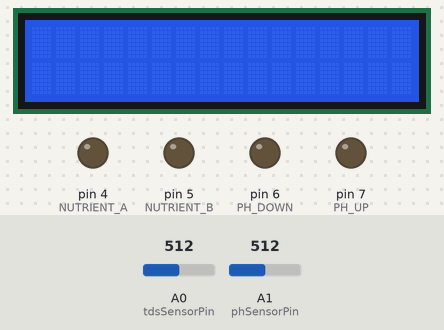
A sketch run on a simulated Arduino Uno, built with avr-gcc and run on an emulated ATmega328P. On the bench: 16×2 character LCD, output pins drawn as LEDs (lit = HIGH). The inputs (shaded band) are chosen by the test bench; at power-on: A0 (tdsSensorPin) = 512, A1 (phSensorPin) = 512. What the sketch prints to the serial monitor is not drawn.

Above: at 1.1 s.
At 2.0 s:
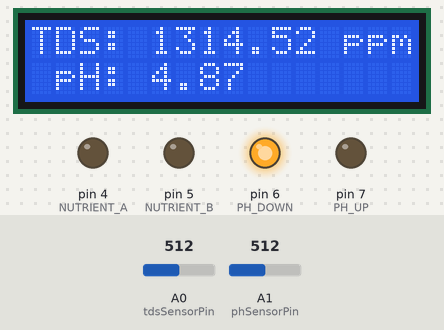
At 2.5 s:
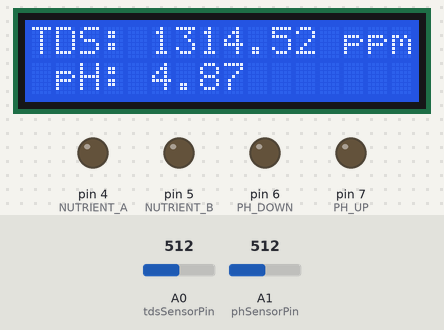
Timing chart, 0 to 130.0 s (numbered marks = the images above):
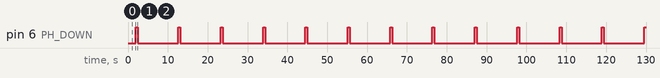

The sketch:

Final.ino.ino
```cpp
#include <Wire.h>
#include <LiquidCrystal_I2C.h>
#include "DFRobot_PH.h"
#include <EEPROM.h>
#include "GravityTDS.h"

// Define Sensors and Display variables
#define tdsSensorPin A0
#define phSensorPin A1
#define VREF 5.0      // analog reference voltage (Volt) of the ADC
#define SCOUNT 30     // sum of sample point
#define NUTRIENT_A 4  // the Arduino pin, which connects to the IN1 pin of relay module
#define NUTRIENT_B 5  // the Arduino pin, which connects to the IN2 pin of relay module
#define PH_DOWN 6     // the Arduino pin, which connects to the IN3 pin of relay module
#define PH_UP 7       // the Arduino pin, which connects to the IN4 pin of relay module

// Declare Sensors and Display variables
GravityTDS gravityTds;
DFRobot_PH ph;
LiquidCrystal_I2C lcd(0x3F, 16, 2);

// Declare TDS and pH threshold variables
const int tdsLowThreshold = 600;     // TDS value below which Nutrient A and Nutrient B will be dosed
const int tdsHighThreshold = 800;    // TDS value above which no nutrients will be dosed
const float pHLowThreshold = 5.00;   // pH value below which pH down will be dosed
const float pHHighThreshold = 6.00;  // pH value above which pH up will be dosed

int analogBuffer[SCOUNT];  // store the analog value in the array, read from ADC
int analogBufferTemp[SCOUNT];
int analogBufferIndex = 0, copyIndex = 0;
float averageVoltage = 0, tdsValue = 0, temperature = 25;
int buf[10], temp;
float b;
unsigned long int avgValue;  //Store the average value of the sensor feedback

void setup() {
  // Initialize Sensors and Display
  Serial.begin(9600);
  pinMode(A0, INPUT);
  pinMode(A1, INPUT);
  delay(1000);
  lcd.init();
  lcd.backlight();

  pinMode(NUTRIENT_A, OUTPUT);
  pinMode(NUTRIENT_B, OUTPUT);
  pinMode(PH_DOWN, OUTPUT);
  pinMode(PH_UP, OUTPUT);
}

void loop() {
  //TDS parameter
  static unsigned long analogSampleTimepoint = millis();
  if (millis() - analogSampleTimepoint > 40U)  //every 40 milliseconds,read the analog value from the ADC
  {
    analogSampleTimepoint = millis();
    analogBuffer[analogBufferIndex] = analogRead(tdsSensorPin);  //read the analog value and store into the buffer
    analogBufferIndex++;
    if (analogBufferIndex == SCOUNT)
      analogBufferIndex = 0;
  }
  static unsigned long printTimepoint = millis();
  if (millis() - printTimepoint > 800U) {
    printTimepoint = millis();
    for (copyIndex = 0; copyIndex < SCOUNT; copyIndex++)
      analogBufferTemp[copyIndex] = analogBuffer[copyIndex];
    averageVoltage = getMedianNum(analogBufferTemp, SCOUNT) * (float)VREF / 1024.0;                                                                                                   // read the analog value more stable by the median filtering algorithm, and convert to voltage value
    float compensationCoefficient = 1.0 + 0.02 * (temperature - 25.0);                                                                                                                //temperature compensation formula: fFinalResult(25^C) = fFinalResult(current)/(1.0+0.02*(fTP-25.0));
    float compensationVolatge = averageVoltage / compensationCoefficient;                                                                                                             //temperature compensation
    tdsValue = (133.42 * compensationVolatge * compensationVolatge * compensationVolatge - 255.86 * compensationVolatge * compensationVolatge + 857.39 * compensationVolatge) * 0.5;  //convert voltage value to tds value
    Serial.print("TDS Value:");
    Serial.print(tdsValue, 0);
    Serial.println("ppm");

    //pH parameter
    for (int i = 0; i < 10; i++)  //Get 10 sample value from the sensor for smooth the value
    {
      buf[i] = analogRead(phSensorPin);
      delay(10);
    }
    for (int i = 0; i < 9; i++)  //sort the analog from small to large
    {
      for (int j = i + 1; j < 10; j++) {
        if (buf[i] > buf[j]) {
          temp = buf[i];
          buf[i] = buf[j];
          buf[j] = temp;
        }
      }
    }
    avgValue = 0;
    for (int i = 2; i < 8; i++)  // take the average value of 6 center sample
      avgValue += buf[i];
    float phValue = -5.70 * avgValue / 1024.0 / 6.5 + 7.5;  // convert ADC value to pH value
    Serial.print(" pH Value: ");
    Serial.println(phValue);

    // Display pH and TDS values on LCD
    lcd.clear();
    lcd.setCursor(0, 0);
    lcd.print("TDS: ");
    lcd.print(tdsValue);
    lcd.print(" ppm");
    lcd.setCursor(0, 1);
    lcd.print(" pH: ");
    lcd.print(phValue);

    // Control nutrient pumps based on TDS value
    if (tdsValue < tdsLowThreshold) {
      digitalWrite(NUTRIENT_A, HIGH);
      digitalWrite(NUTRIENT_B, HIGH);
      delay(500);
      digitalWrite(NUTRIENT_A, LOW);
      digitalWrite(NUTRIENT_B, LOW);
    } else if (tdsValue > tdsHighThreshold) {
      digitalWrite(NUTRIENT_A, LOW);
      digitalWrite(NUTRIENT_B, LOW);
    }

    // Control pH pumps based on pH value
    if (phValue < pHLowThreshold) {
      digitalWrite(PH_UP, LOW);     // turn off pH up pump
      digitalWrite(PH_DOWN, HIGH);  // turn on pH down pump
      delay(500);
      digitalWrite(PH_DOWN, LOW);  // turn off pH down pump
    } else if (phValue > pHHighThreshold) {
      digitalWrite(PH_DOWN, LOW);  // turn off pH down pump
      digitalWrite(PH_UP, HIGH);   // turn on pH up pump
      delay(500);
      digitalWrite(PH_UP, LOW);  // turn off pH up pump
    } else {
      digitalWrite(PH_UP, LOW);    // turn off pH up pump
      digitalWrite(PH_DOWN, LOW);  // turn off pH down pump
    }
    delay(10000);
  }
}
int getMedianNum(int bArray[], int iFilterLen) {
  int bTab[iFilterLen];
  for (byte i = 0; i < iFilterLen; i++)
    bTab[i] = bArray[i];
  int i, j, bTemp;
  for (j = 0; j < iFilterLen - 1; j++) {
    for (i = 0; i < iFilterLen - j - 1; i++) {
      if (bTab[i] > bTab[i + 1]) {
        bTemp = bTab[i];
        bTab[i] = bTab[i + 1];
        bTab[i + 1] = bTemp;
      }
    }
  }
  if ((iFilterLen & 1) > 0)
    bTemp = bTab[(iFilterLen - 1) / 2];
  else
    bTemp = (bTab[iFilterLen / 2] + bTab[iFilterLen / 2 - 1]) / 2;
  return bTemp;
}
```

GravityTDS.cpp
```cpp
#include <EEPROM.h>
#include "GravityTDS.h"

#define EEPROM_write(address, p) \
  { \
    int i = 0; \
    byte *pp = (byte *)&(p); \
    for (; i < sizeof(p); i++) EEPROM.write(address + i, pp[i]); \
  }
#define EEPROM_read(address, p) \
  { \
    int i = 0; \
    byte *pp = (byte *)&(p); \
    for (; i < sizeof(p); i++) pp[i] = EEPROM.read(address + i); \
  }

GravityTDS::GravityTDS() {
  this->pin = A1;
  this->temperature = 25.0;
  this->aref = 5.0;
  this->adcRange = 1024.0;
  this->kValueAddress = 8;
  this->kValue = 1.0;
}

GravityTDS::~GravityTDS() {
}

void GravityTDS::setPin(int pin) {
  this->pin = pin;
}

void GravityTDS::setTemperature(float temp) {
  this->temperature = temp;
}

void GravityTDS::setAref(float value) {
  this->aref = value;
}

void GravityTDS::setAdcRange(float range) {
  this->adcRange = range;
}

void GravityTDS::setKvalueAddress(int address) {
  this->kValueAddress = address;
}

void GravityTDS::begin() {
  pinMode(this->pin, INPUT);
  readKValues();
}

float GravityTDS::getKvalue() {
  return this->kValue;
}

void GravityTDS::update() {
  this->analogValue = analogRead(this->pin);
  this->voltage = this->analogValue / this->adcRange * this->aref;
  this->ecValue = (133.42 * this->voltage * this->voltage * this->voltage - 255.86 * this->voltage * this->voltage + 857.39 * this->voltage) * this->kValue;
  this->ecValue25 = this->ecValue / (1.0 + 0.02 * (this->temperature - 25.0));  //temperature compensation
  this->tdsValue = ecValue25 * TdsFactor;
  if (cmdSerialDataAvailable() > 0) {
    ecCalibration(cmdParse());  // if received serial cmd from the serial monitor, enter into the calibration mode
  }
}

float GravityTDS::getTdsValue() {
  return tdsValue;
}

float GravityTDS::getEcValue() {
  return ecValue25;
}


void GravityTDS::readKValues() {
  EEPROM_read(this->kValueAddress, this->kValue);
  if (EEPROM.read(this->kValueAddress) == 0xFF && EEPROM.read(this->kValueAddress + 1) == 0xFF && EEPROM.read(this->kValueAddress + 2) == 0xFF && EEPROM.read(this->kValueAddress + 3) == 0xFF) {
    this->kValue = 1.0;  // default value: K = 1.0
    EEPROM_write(this->kValueAddress, this->kValue);
  }
}

boolean GravityTDS::cmdSerialDataAvailable() {
  char cmdReceivedChar;
  static unsigned long cmdReceivedTimeOut = millis();
  while (Serial.available() > 0) {
    if (millis() - cmdReceivedTimeOut > 500U) {
      cmdReceivedBufferIndex = 0;
      memset(cmdReceivedBuffer, 0, (ReceivedBufferLength + 1));
    }
    cmdReceivedTimeOut = millis();
    cmdReceivedChar = Serial.read();
    if (cmdReceivedChar == '\n' || cmdReceivedBufferIndex == ReceivedBufferLength) {
      cmdReceivedBufferIndex = 0;
      strupr(cmdReceivedBuffer);
      return true;
    } else {
      cmdReceivedBuffer[cmdReceivedBufferIndex] = cmdReceivedChar;
      cmdReceivedBufferIndex++;
    }
  }
  return false;
}

byte GravityTDS::cmdParse() {
  byte modeIndex = 0;
  if (strstr(cmdReceivedBuffer, "ENTER") != NULL)
    modeIndex = 1;
  else if (strstr(cmdReceivedBuffer, "EXIT") != NULL)
    modeIndex = 3;
  else if (strstr(cmdReceivedBuffer, "CAL:") != NULL)
    modeIndex = 2;
  return modeIndex;
}

void GravityTDS::ecCalibration(byte mode) {
  char *cmdReceivedBufferPtr;
  static boolean ecCalibrationFinish = 0;
  static boolean enterCalibrationFlag = 0;
  float KValueTemp, rawECsolution;
  switch (mode) {
    case 0:
      if (enterCalibrationFlag)
        Serial.println(F("Command Error"));
      break;

    case 1:
      enterCalibrationFlag = 1;
      ecCalibrationFinish = 0;
      Serial.println();
      Serial.println(F(">>>Enter Calibration Mode<<<"));
      Serial.println(F(">>>Please put the probe into the standard buffer solution<<<"));
      Serial.println();
      break;

    case 2:
      cmdReceivedBufferPtr = strstr(cmdReceivedBuffer, "CAL:");
      cmdReceivedBufferPtr += strlen("CAL:");
      rawECsolution = strtod(cmdReceivedBufferPtr, NULL) / (float)(TdsFactor);
      rawECsolution = rawECsolution * (1.0 + 0.02 * (temperature - 25.0));
      if (enterCalibrationFlag) {
        // Serial.print("rawECsolution:");
        // Serial.print(rawECsolution);
        // Serial.print("  ecvalue:");
        // Serial.println(ecValue);
        KValueTemp = rawECsolution / (133.42 * voltage * voltage * voltage - 255.86 * voltage * voltage + 857.39 * voltage);  //calibrate in the  buffer solution, such as 707ppm(1413us/cm)@25^c
        if ((rawECsolution > 0) && (rawECsolution < 2000) && (KValueTemp > 0.25) && (KValueTemp < 4.0)) {
          Serial.println();
          Serial.print(F(">>>Confrim Successful,K:"));
          Serial.print(KValueTemp);
          Serial.println(F(", Send EXIT to Save and Exit<<<"));
          kValue = KValueTemp;
          ecCalibrationFinish = 1;
        } else {
          Serial.println();
          Serial.println(F(">>>Confirm Failed,Try Again<<<"));
          Serial.println();
          ecCalibrationFinish = 0;
        }
      }
      break;

    case 3:
      if (enterCalibrationFlag) {
        Serial.println();
        if (ecCalibrationFinish) {
          EEPROM_write(kValueAddress, kValue);
          Serial.print(F(">>>Calibration Successful,K Value Saved"));
        } else Serial.print(F(">>>Calibration Failed"));
        Serial.println(F(",Exit Calibration Mode<<<"));
        Serial.println();
        ecCalibrationFinish = 0;
        enterCalibrationFlag = 0;
      }
      break;
  }
}
```

GravityTDS.h
```cpp
#ifndef GRAVITY_TDS_H
#define GRAVITY_TDS_H

#include "Arduino.h"

#define ReceivedBufferLength 15
#define TdsFactor 0.5  // tds = ec / 2

class GravityTDS {
public:
  GravityTDS();
  ~GravityTDS();

  void begin();   //initialization
  void update();  //read and calculate
  void setPin(int pin);
  void setTemperature(float temp);     //set the temperature and execute temperature compensation
  void setAref(float value);           //reference voltage on ADC, default 5.0V on Arduino UNO
  void setAdcRange(float range);       //1024 for 10bit ADC;4096 for 12bit ADC
  void setKvalueAddress(int address);  //set the EEPROM address to store the k value,default address:0x08
  float getKvalue();
  float getTdsValue();
  float getEcValue();

private:
  int pin;
  float aref;  // default 5.0V on Arduino UNO
  float adcRange;
  float temperature;
  int kValueAddress;                                 //the address of the K value stored in the EEPROM
  char cmdReceivedBuffer[ReceivedBufferLength + 1];  // store the serial cmd from the serial monitor
  byte cmdReceivedBufferIndex;

  float kValue;  // k value of the probe,you can calibrate in buffer solution ,such as 706.5ppm(1413us/cm)@25^C
  float analogValue;
  float voltage;
  float ecValue;    //before temperature compensation
  float ecValue25;  //after temperature compensation
  float tdsValue;

  void readKValues();
  boolean cmdSerialDataAvailable();
  byte cmdParse();
  void ecCalibration(byte mode);
};

#endif
```

Measured:
- by itself, pin 6 (PH_DOWN): alternates HIGH for 0.50 s and LOW for 10.1 s
- what the display in image 0 shows lasts 0.9 s, from 1.1 s to 2.0 s
